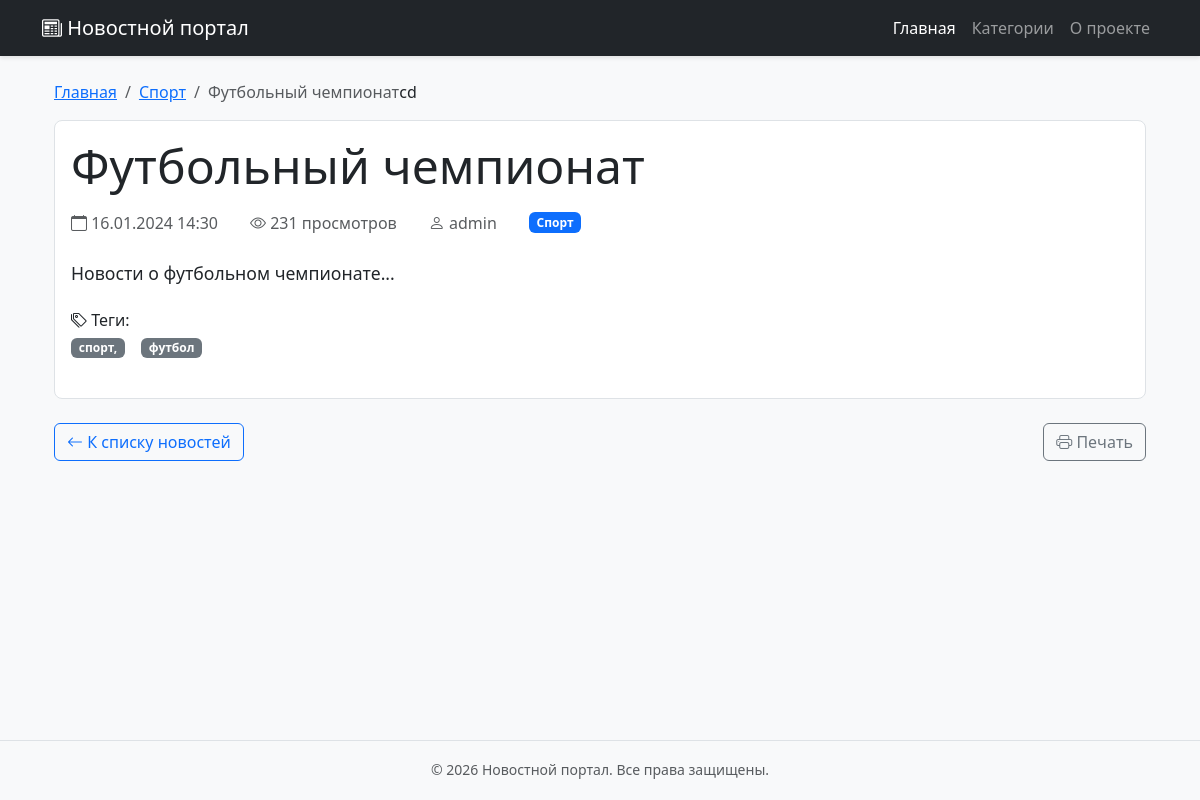
Page /news/2/ on the earlier database version.
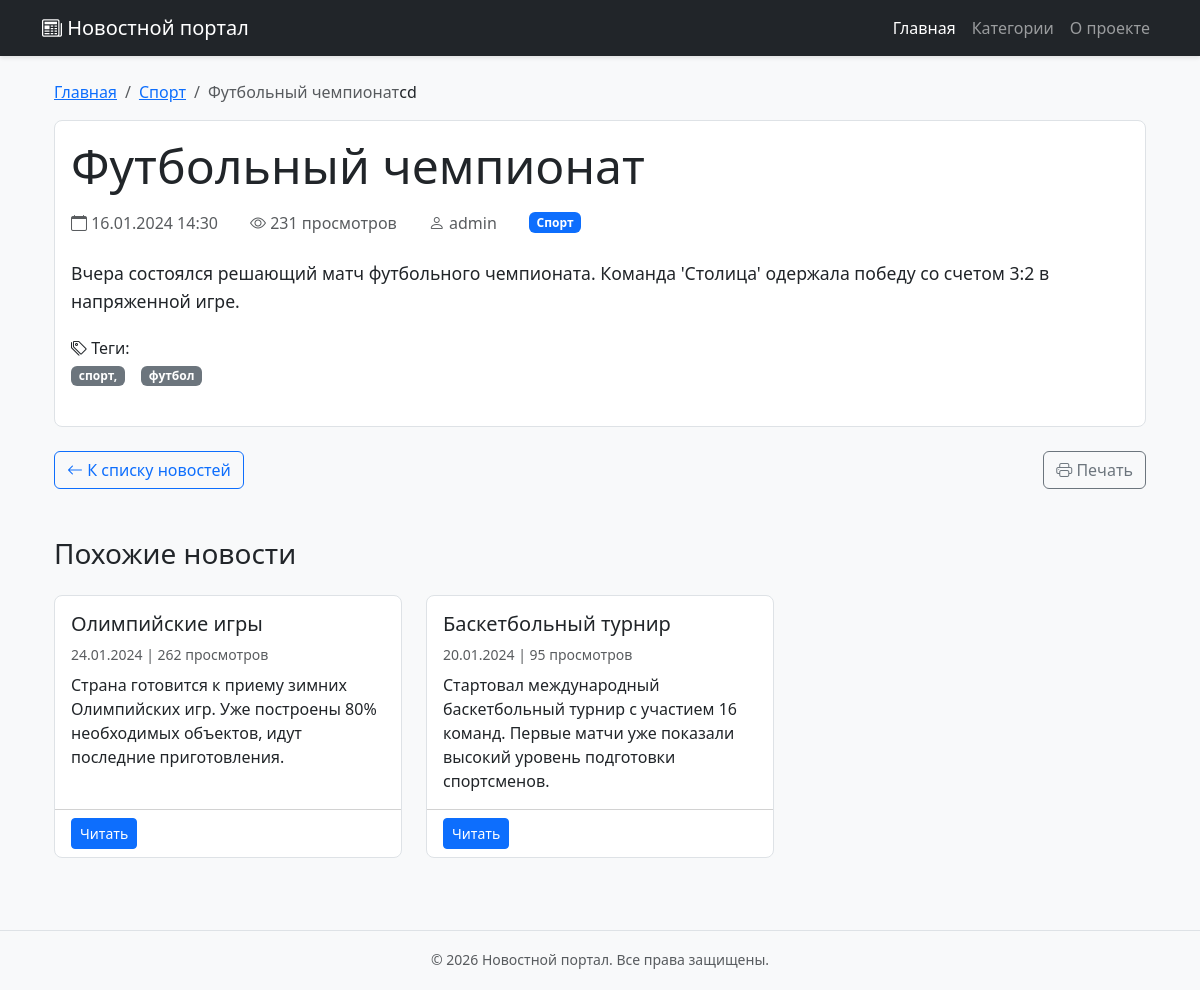
Same page on the later database version.
### news/models.py (models this page shows, shortened)
class News(models.Model):
    DRAFT = 'draft'
    PUBLISHED = 'published'
    ARCHIVED = 'archived'
    STATUS_CHOICES = [
        (DRAFT, 'Черновик'),
        (PUBLISHED, 'Опубликовано'),
        (ARCHIVED, 'В архиве'),
    ]
    title = models.CharField(max_length=200, verbose_name='Заголовок')
    slug = models.SlugField(max_length=200, unique=True, verbose_name='URL-адрес')
    content = models.TextField(verbose_name='Содержание')
    short_description = models.TextField(max_length=500, verbose_name='Краткое описание', blank=True)
    category = models.ForeignKey(
        Category,
        on_delete=models.CASCADE,
        related_name='news',
        verbose_name='Категория'
    )
    author = models.ForeignKey(
        User,
        on_delete=models.CASCADE,
        related_name='news',
        verbose_name='Автор'
    )
    status = models.CharField(
        max_length=20,
        choices=STATUS_CHOICES,
        default=DRAFT,
        verbose_name='Статус'
    )
    created_at = models.DateTimeField(auto_now_add=True, verbose_name='Дата создания')
    updated_at = models.DateTimeField(auto_now=True, verbose_name='Дата обновления')
    published_at = models.DateTimeField(blank=True, null=True, verbose_name='Дата публикации')
    image = models.ImageField(
        upload_to='news/images/%Y/%m/%d/',
        verbose_name='Изображение',
        blank=True,
        null=True
    )
    views = models.PositiveIntegerField(default=0, verbose_name='Количество просмотров')
    tags = models.CharField(max_length=200, verbose_name='Теги', blank=True)
    meta_title = models.CharField(max_length=200, verbose_name='Meta заголовок', blank=True)
    meta_description = models.TextField(verbose_name='Meta описание', blank=True)
    class Meta:
        verbose_name = 'Новость'
        verbose_name_plural = 'Новости'
        ordering = ['-created_at']
        indexes = [
            models.Index(fields=['-created_at']),
            models.Index(fields=['status']),
            models.Index(fields=['category']),
        ]
    def save(self, *args, **kwargs):
        if self.status == self.PUBLISHED and not self.published_at:
            from django.utils import timezone
            self.published_at = timezone.now()
        elif self.status != self.PUBLISHED:
            self.published_at = None
        super().save(*args, **kwargs)

class Category(models.Model):
    name = models.CharField(max_length=100, verbose_name='Название категории')
    slug = models.SlugField(max_length=150, unique=True, verbose_name='URL-адрес')
    description = models.TextField(verbose_name='Описание', blank=True)
    created_at = models.DateTimeField(auto_now_add=True, verbose_name='Дата создания')
    class Meta:
        verbose_name = 'Категория'
        verbose_name_plural = 'Категории'
        ordering = ['name']

### news/views.py (the view)
# urls.py: path('news/<int:news_id>/', views.news_detail, name='news_detail'),
def news_detail(request, news_id):
    try:
        news_item = get_object_or_404(News, id=news_id, status='published')
        news_item.views += 1
        news_item.save(update_fields=['views'])
        related_news = News.objects.filter(
            category=news_item.category,
            status='published'
        ).exclude(id=news_id).order_by('-created_at')[:3]
        context = {
            'news': news_item,
            'title': news_item.title,
            'related_news': related_news,
        }
        return render(request, 'news/news_detail.html', context)
    except News.DoesNotExist:
        raise Http404("Новость не найдена")

### news/templates/news/news_detail.html (shortened to what this page needs)
{% extends 'news/base.html' %}
{% load static %}
{% block content %}
<div class="container mt-4">
    <nav aria-label="breadcrumb">
        <ol class="breadcrumb">
            <li class="breadcrumb-item"><a href="{% url 'index' %}">Главная</a></li>
            <li class="breadcrumb-item"><a href="#">{{ news.category.name }}</a></li>
            <li class="breadcrumb-item active">{{ news.title|truncatechars:30 }}</li>
        cd
    </nav>
    <div class="card mb-4">
        <div class="card-body">
            <h1 class="card-title display-5 mb-3">{{ news.title }}</h1>
            <div class="d-flex flex-wrap align-items-center gap-3 mb-4 text-muted">
                <span><i class="bi bi-calendar"></i> {{ news.created_at|date:"d.m.Y H:i" }}</span>
                <span><i class="bi bi-eye"></i> {{ news.views }} просмотров</span>
                <span><i class="bi bi-person"></i> {{ news.author.username|default:"admin" }}</span>
                <span class="badge bg-primary">{{ news.category.name }}</span>
            </div>
            <div class="news-content mb-4">
                {{ news.content|linebreaks }}
            </div>
            {% if news.tags %}
            <div class="mb-4">
                <h6><i class="bi bi-tags"></i> Теги:</h6>
                <div class="d-flex flex-wrap gap-2">
                    {% for tag in news.tags.split %}
                    <span class="badge bg-secondary">{{ tag }}</span>
                    {% endfor %}
                </div>
            </div>
            {% endif %}
        </div>
    </div>
    <div class="d-flex justify-content-between mb-5">
        <a href="{% url 'index' %}" class="btn btn-outline-primary">
            <i class="bi bi-arrow-left"></i> К списку новостей
        </a>
        <button class="btn btn-outline-secondary" onclick="window.print()">
            <i class="bi bi-printer"></i> Печать
        </button>
    </div>
    {% if related_news %}
    <div class="mb-5">
        <h3 class="mb-4">Похожие новости</h3>
        <div class="row">
            {% for related in related_news %}
            <div class="col-md-6 col-lg-4 mb-4">
                <div class="card h-100">
                    <div class="card-body">
                        <h5 class="card-title">{{ related.title }}</h5>
                        <p class="card-text text-muted small mb-2">
                            {{ related.created_at|date:"d.m.Y" }} | {{ related.views }} просмотров
                        </p>
                        <p class="card-text">{{ related.content|truncatewords:20 }}</p>
                    </div>
                    <div class="card-footer bg-transparent">
                        <a href="{% url 'news_detail' related.id %}" class="btn btn-primary btn-sm">Читать</a>
                    </div>
                </div>
            </div>
            {% endfor %}
        </div>
    </div>
    {% endif %}
</div>
<link rel="stylesheet" href="https://cdn.jsdelivr.net/npm/bootstrap-icons@1.11.1/font/bootstrap-icons.css">
{% endblock %}

Differences in the rows shown:
changed News "Футбольный чемпионат": content "Новости о футбольном чемпионате..." → "Вчера состоялся решающий матч футбольного чемпионата. Команда 'Столица' одержала победу со счетом 3:2 в напряженной игре."
added News: title "Олимпийские игры", created_at "24.01.2024", views "262", content "Страна готовится к приему зимних Олимпийских игр. Уже построены 80% необходимых объектов, идут последние приготовления."
added News: title "Баскетбольный турнир", created_at "20.01.2024", views "95", content "Стартовал международный баскетбольный турнир с участием 16 команд. Первые матчи уже показали высокий уровень подготовки спортсменов."
Other differences:
text now shown: "Похожие новости"
